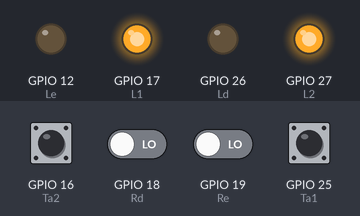
A sketch run on a simulated ESP32. On the bench: output pins drawn as LEDs (lit = HIGH). Dashed ring = blinking. The test bench sets the inputs (shaded band); at power-on: GPIO 16 (Ta2), GPIO 25 (Ta1) HIGH, GPIO 18 (Rd), GPIO 19 (Re) LOW. WiFi joins after 1.5 s; servers stay silent unless stated; uploads are accepted with an empty reply; what the sketch prints to the serial monitor is not drawn.

Above: at 2.9 s.
3.0 s: GPIO 18 (Rd) driven HIGH
At 3.4 s:
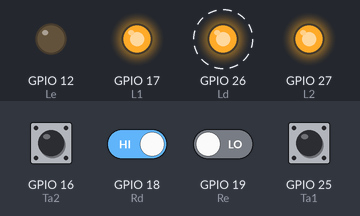
6.0 s: GPIO 19 (Re) driven HIGH
At 7.0 s:
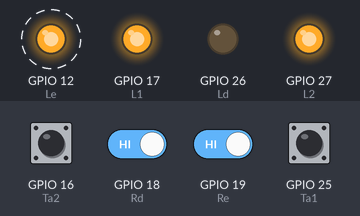
9.0 s: GPIO 16 (Ta2) pulled LOW for 1 s
At 9.8 s:
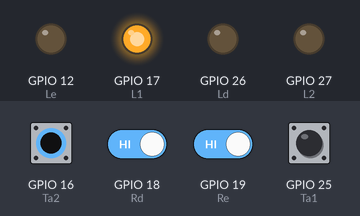
12.0 s: GPIO 25 (Ta1) pulled LOW for 0.15 s
At 12.5 s:
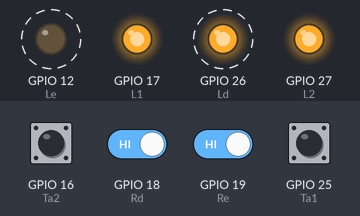
15.0 s: GPIO 18 (Rd) driven LOW
At 15.6 s:
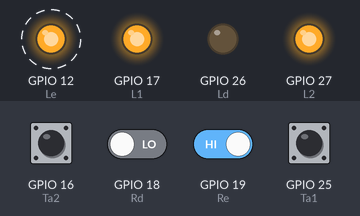
18.0 s: GPIO 19 (Re) driven LOW
At 18.7 s:
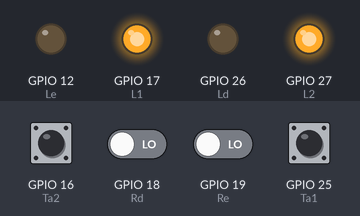
Timing chart, 0 to 20.8 s (numbered marks = the images above; inputs shaded):
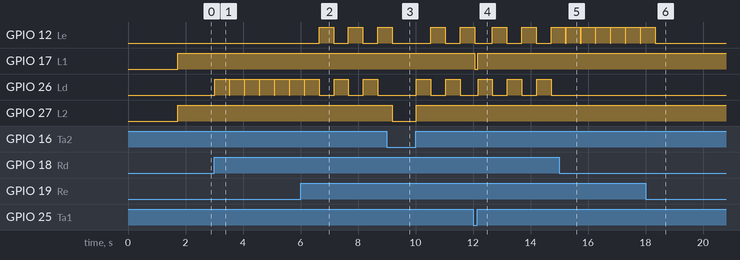

Measured:
- after the input at 3.0 s, GPIO 26 (Ld): alternates HIGH for 0.50 s and LOW for 0.02 s, starting at once
- after the input at 6.0 s, GPIO 12 (Le): alternates HIGH for 0.50 s and LOW for 0.52 s, starting after 0.65 s
- after the input at 9.0 s, GPIO 27 (L2): HIGH → LOW after 0.20 s, → HIGH 0.82 s later
- after the input at 12.0 s, GPIO 17 (L1): HIGH → LOW after 0.06 s, → HIGH 0.10 s later
- after the input at 15.0 s, GPIO 12 (Le): alternates HIGH for 0.50 s and LOW for 0.02 s, starting after 0.24 s; GPIO 26 (Ld): stops changing and stays LOW
- after the input at 18.0 s, GPIO 12 (Le): goes on until 18.3 s, then stays LOW

The sketch:

Bike-Counter_Hoki.ino
```cpp
/* ESP32 Bike-Counter HOKI  frankyhub.de
 *  V1 28.06.2021 /
 *  Board: ESP32vn IoT UNO
 *  Einstellungen:  https://dl.espressif.com/dl/package_esp32_index.json
 *                  C:\Users\User\Documents\Arduino\libraries
 */


#ifdef ESP32
  #include <WiFi.h>
  #include <HTTPClient.h>
#else
  #include <ESP8266WiFi.h>
  #include <ESP8266HTTPClient.h>
  #include <WiFiClient.h>
#endif

#include <Wire.h>
#include <Adafruit_Sensor.h>


const char* ssid = " ";
const char* password = " ";

const char* serverName = "http://frankyhub.de/hokidata/post-data.php";

String apiKeyValue = "tPmAT5Ab3j7F9";
String sensorName = "Counter 1";
String sensorLocation = "Thanner Str.";


//--------Sensor 1 und 2 --------------------------------
int Ta1 = 25; //Sensor b Imp 1a (Platine Impulsaufbereitung)
int Ts1 = 0; // Status des Sensors
int L1 = 17; //LED Impuls vom Sensor b

int Ta2 = 16; //Sensor c Imp 2a (Platine Impulsaufbereitung)
int Ts2 = 0; // Status des Sensors
int L2 = 27; //LED 2 Impuls vom Sensor c

int Ld = 26; //Zählimpuls Richtung d

int Le = 12; //Zählimpuls Richtung e
//----------------------------------------

//--------Richtung d oder e --------------------------------

int Rd = 18; //Richtung d Imp 1a (Platine Richtungserkennung)
int Rds = 0; // Status Richtung d
int Re = 19; //Richtung e Imp 2a (Platine Richtungserkennung)
int Rde = 0; // Status Richtung e
//----------------------------------------


 //Counter d Richtung Thann
int countd = 1370;//----------------------------------------//--------------- Datenbankwert aktualiesieren ! -------------------------//----------------------------------------
String count_d;
//----------------------------------------


 //Counter e Richtung Hoki
int counte = 1410;//----------------------------------------//---------------- Datenbankwert aktualiesieren ! -----------------------//----------------------------------------
String count_e;
//----------------------------------------


//----------Sendeintervalle (1h) ------------------------------
unsigned long lastTime = 0;
// Timer für 10 Minuten (600000)
//unsigned long timerDelay = 600000;
// Timer für 30 Sekunden (30000)
//unsigned long timerDelay = 10000;
// Timer für 1h:3 600 000
unsigned long timerDelay = 3598900; //-------------------------------------------28.06.2021------------------------//----------------------------------------

void setup() {

  //-----------------------------------------
  pinMode(Ta1, INPUT_PULLUP);
  pinMode(L1, OUTPUT);
  //-----------------------------------------

  //-----------------------------------------
  pinMode(Ta2, INPUT_PULLUP);
  pinMode(L2, OUTPUT);
  //-----------------------------------------
  pinMode(Ld, OUTPUT);
  pinMode(Le, OUTPUT);
  //-----------------------------------------
  pinMode(Rd, INPUT);
  pinMode(Re, INPUT);
  //-----------------------------------------
  Serial.begin(115200);

  //-------WiFi ----------------------------------
  WiFi.begin(ssid, password);
  Serial.println("Verbunden");
  while(WiFi.status() != WL_CONNECTED) {
    delay(500);
    Serial.print(".");
  }
  Serial.println("");
  Serial.print("Verbunden mit WiFi IP Addresse: ");
  Serial.println(WiFi.localIP());


  Serial.println("Timer ist auf 1h eingestellt (timerDelay-Variable), es dauert 1h, bis die erste Lesung veröffentlicht wird.");


//------------------------------------------- Post nach Reset ---------------------------------------------
HTTPClient http;

      // Domain Name
      http.begin(serverName);

      // Header
      http.addHeader("Content-Type", "application/x-www-form-urlencoded");

      // Vorbereiten der HTTP POST-Anforderungsdaten
      String httpRequestData = "api_key=" + apiKeyValue + "&sensor=" + sensorName
                            + "&location=" + sensorLocation + "&value1=" + countd+ "&value2=" + counte;

      Serial.print("httpRequestData: ");
      Serial.println(httpRequestData);
      int httpResponseCode = http.POST(httpRequestData);
      if (httpResponseCode>0) {
        Serial.print("HTTP Response code: ");
        Serial.println(httpResponseCode);
      }
}

//------------------------------------------------------------------------------------------------------------
void loop() {

//-----------------------------------------

  count_d =  String(countd);
  count_e =  String(counte);

//-----------------------------------------

//-------- Sensor b ---------------------------------
  Ts1 = digitalRead(Ta1);
  delay(5);
     if (Ts1 == HIGH)
     {
    digitalWrite(L1, HIGH);
     }
                else
                {
                digitalWrite(L1, LOW);
                }

  //-------- Sensor c ---------------------------------
  Ts2 = digitalRead(Ta2);
  delay(5);
     if (Ts2 == HIGH)
     {
    digitalWrite(L2, HIGH);
     }
                else
                {
                digitalWrite(L2, LOW);
                }

//------- Richtung einlesen ----------------------------------

  Rds = digitalRead(Rd);
  delay(5);

//------------------------------------------------------------
  Rde = digitalRead(Re);
  delay(5);


  //---------- Zähler d -------------------------------
                if(Ts1 == 1 && Ts2 == 1 && Rds == 1)
                //if(Ts1 == 1 && Ts2 == 1)
                {
                countd++;
                digitalWrite(Ld, HIGH);
                Serial.println ("Zählerstand Richtung d (Thann): ");
                Serial.println(count_d);
                delay(500);
                digitalWrite(Ld, LOW);
                }

//-----------------------------------------

  //---------- Zähler e -------------------------------
                if(Ts1 == 1 && Ts2 == 1 && Rde == 1)
                {
                counte++;
                digitalWrite(Le, HIGH);
                Serial.println ("Zählerstand Richtung e (Hoki): ");
                Serial.println(count_e);
                delay(500);
                digitalWrite(Le, LOW);
                }

//-----------------------------------------

  //---------- HTTP POST ----------------------
  if ((millis() - lastTime) > timerDelay) {
    //Check WiFi connection status
    if(WiFi.status()== WL_CONNECTED){
      HTTPClient http;

      // Domain Name
      http.begin(serverName);

      // Header
      http.addHeader("Content-Type", "application/x-www-form-urlencoded");

      // Vorbereiten der HTTP POST-Anforderungsdaten
      String httpRequestData = "api_key=" + apiKeyValue + "&sensor=" + sensorName
                            + "&location=" + sensorLocation + "&value1=" + countd + "&value2=" + counte;


      Serial.print("httpRequestData: ");
      Serial.println(httpRequestData);


      // HTTP POST-Anforderung senden
      int httpResponseCode = http.POST(httpRequestData);

      if (httpResponseCode>0) {
        Serial.print("HTTP Response code: ");
        Serial.println(httpResponseCode);
      }
      else {
        Serial.print("Error code: ");
        Serial.println(httpResponseCode);
      }
      // Free resources
      http.end();
    }
    else {
      Serial.println("WiFi Disconnected");
    }
    lastTime = millis();
  }
}
```
